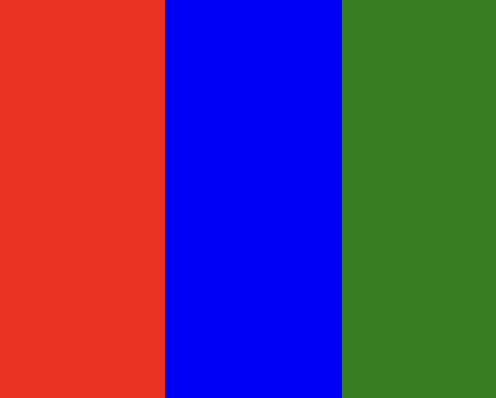
#> input picture pic/rbg.png, 496 x 398 px, found by its file name
$ python '負片.py'
#> lines starting #> are read from the running program, lines starting #| are printed output that depends on the picture
import numpy as np
import cv2
import matplotlib.pyplot as plt

def image_negative(f):
    g = 255 - f
    return g

def main():
    img1 = cv2.imread('pic/rbg.png', -1)
#> img1 is the input picture: shape (398, 496, 4); mean B, G, R, A 109.6, 56.1, 94.9, 255
    img2 = image_negative(img1)
#> in image_negative, `g = 255 - f`:
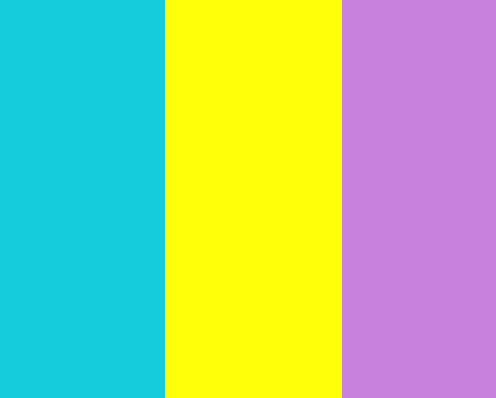
#> g: shape (398, 496, 4); mean B, G, R, A 145.4, 198.9, 160.1, 0


    # -------- 額外用於 plt 顯示 --------
    images = [img1, img2]
    titles = ['Original', 'Image Negative']

    # ---------- 顯示 1x2 拼圖 ----------
    plt.figure(figsize=(10, 5))  # 設定畫布大小

    for i in range(len(images)):
        plt.subplot(1, 2, i+1)  # 建立 1 行 2 列的圖排版
        if len(images[i].shape) == 2:  # 如果是灰階圖
            plt.imshow(images[i], cmap='gray')
        else:  # 彩色圖
            plt.imshow(cv2.cvtColor(images[i], cv2.COLOR_BGR2RGB))

        plt.title(titles[i])
        plt.axis('off')  # 關閉座標軸顯示
#> this loop made 2 passes

    plt.tight_layout()  # 自動調整排版避免重疊
    plt.waitforbuttonpress()  # 等待任意鍵關閉
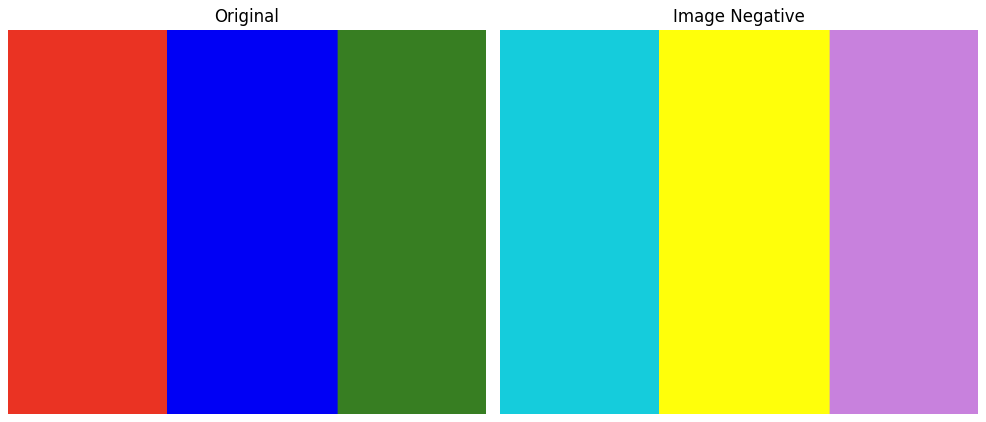
#> figure drawn by matplotlib, 2 panels

main()
